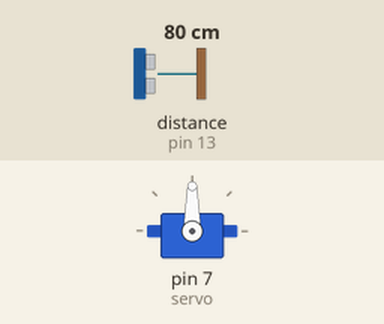
Recording of a sketch running on a simulated Arduino Uno, built with avr-gcc and run on an emulated ATmega328P. On the bench: servo. Wiring (inferred from the names in the program): ultrasonic range finder: trigger pin 12; echo pin 13. Inputs (shaded band) come from the test bench; at power-on: distance to the obstacle (sensor on pin 13) 80 cm. The echo pulse lasts 58.3 µs per cm.

Above: at 1.2 s.
1.3 s: distance to the obstacle (sensor on pin 13) set to 32 cm
4.1 s: distance to the obstacle (sensor on pin 13) set to 27 cm
At 6.2 s:
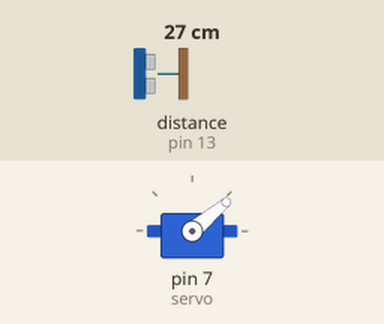
At 6.9 s:
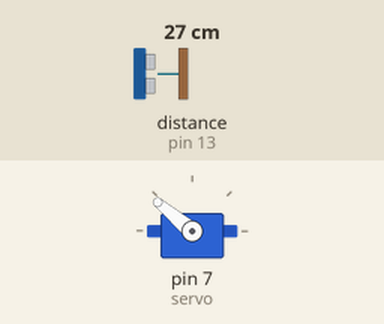
8.6 s: distance to the obstacle (sensor on pin 13) set to 2 cm
Timing chart, 0 to 12.6 s (numbered marks = the images above; inputs shaded):
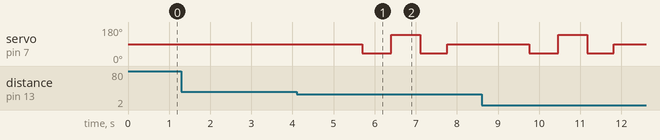

Measured:
- the behaviour switches between 30 and 29 cm on distance to the obstacle (sensor on pin 13) (found by bisection; images 0 and 1)
- after the input at 1.3 s, every drawn part: stays the same
- after the input at 4.1 s, servo on pin 7 (servo): 90° → 40° after 1.6 s, → 140° 0.70 s later, → 40° 0.70 s later, → 90° 0.65 s later

The sketch:

Smart_ROBOT.ino
```cpp
#include <Servo.h>

Servo motor;

const int trig=12;
const int echo=13;

const int sol_geri=11;
const int sol_ileri=10;
const int sag_geri=9;
const int sag_ileri=8;

const int servo=7;

#define V 0.0343909

  int sure=0;
  int mesafe=0;

void setup() {

  motor.attach(servo);
  pinMode(echo,INPUT);
  pinMode(trig,OUTPUT);

  Serial.begin(9600);

}

void loop() {

  motor.write(90);

  digitalWrite(trig,HIGH);
  delayMicroseconds(1000);
  digitalWrite(trig,LOW);

  sure = pulseIn(echo,HIGH) / 2;
  mesafe = V * sure;


  if(mesafe <= 28)
  {
    int distance1=0;
    int distance2=0;

    digitalWrite(sol_ileri,HIGH);
    digitalWrite(sag_ileri,HIGH);
    digitalWrite(sol_geri,HIGH);
    digitalWrite(sag_geri,HIGH);
    delay(500);

    digitalWrite(sol_geri,HIGH);
    digitalWrite(sag_geri,HIGH);
    digitalWrite(sol_ileri,LOW);
    digitalWrite(sag_ileri,LOW);
    delay(600);

    digitalWrite(sol_geri,LOW);
    digitalWrite(sag_geri,LOW);
    delay(500);

    motor.write(40);
    delay(500);
    distance1 = mesafeyi_olc();
    delay(200);

    motor.write(140);
    delay(500);
    distance2 = mesafeyi_olc();
    delay(200);

    if(distance1 >= distance2)
    {
       motor.write(40);
       delay(400);

       digitalWrite(sol_ileri,HIGH);
       digitalWrite(sag_geri,HIGH);
       digitalWrite(sol_geri,LOW);
       digitalWrite(sag_ileri,LOW);
       delay(250);

       motor.write(90);
       delay(400);
    }
    else
    {
       motor.write(140);
       delay(400);

       digitalWrite(sag_ileri,HIGH);
       digitalWrite(sol_geri,HIGH);
       digitalWrite(sag_geri,LOW);
       digitalWrite(sol_geri,LOW);
       delay(250);

       motor.write(90);
       delay(400);
    }


  }
  else
  {

    digitalWrite(sol_ileri,HIGH);
    digitalWrite(sag_ileri,HIGH);
    digitalWrite(sol_geri,LOW);
    digitalWrite(sag_geri,LOW);

  }


}

int mesafeyi_olc()
{
  digitalWrite(trig,HIGH);
  delayMicroseconds(1000);
  digitalWrite(trig,LOW);

  sure = pulseIn(echo,HIGH) / 2;
  mesafe = V * sure;
  return mesafe;
}
```
